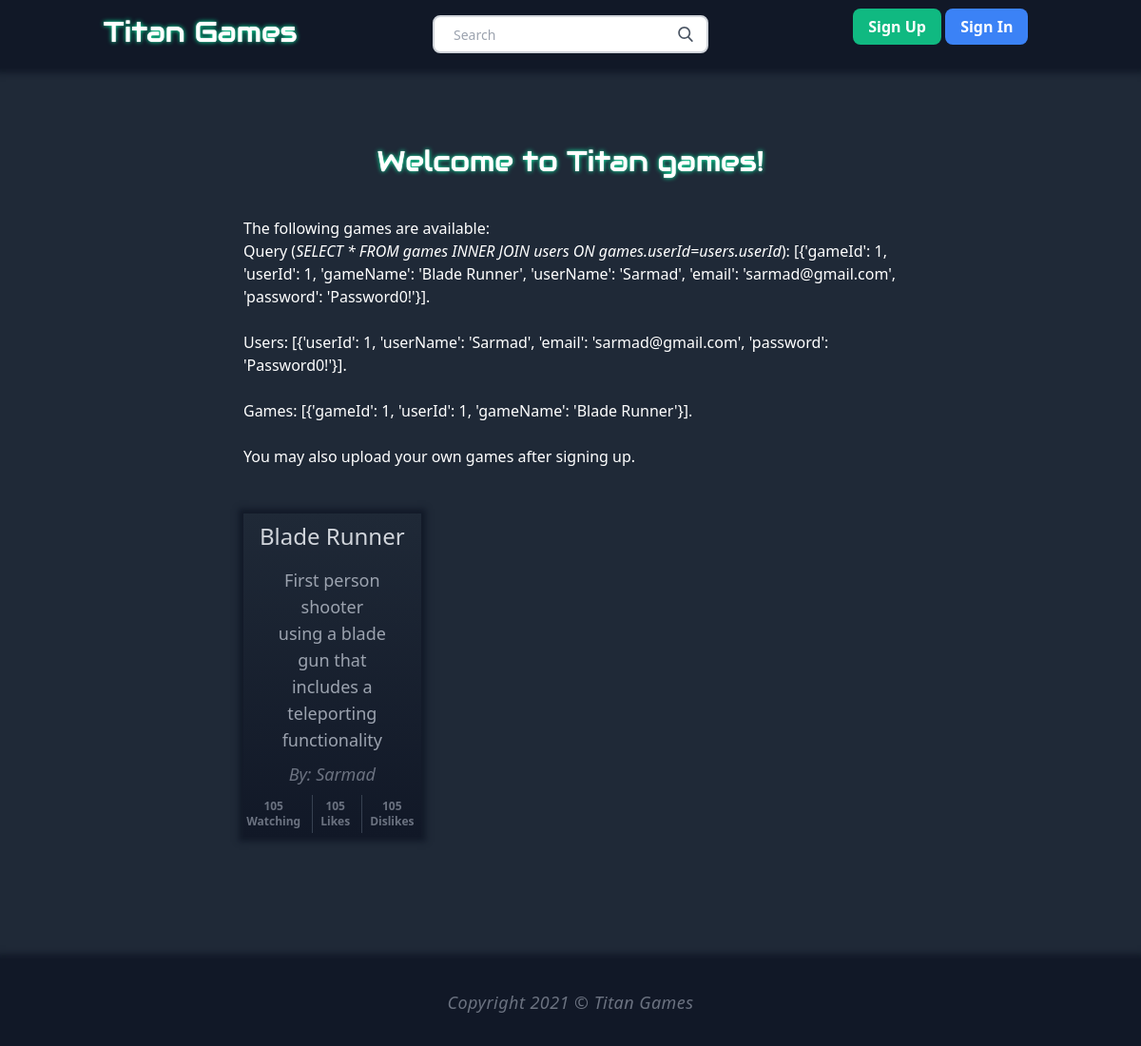
Before: / with the older database file.
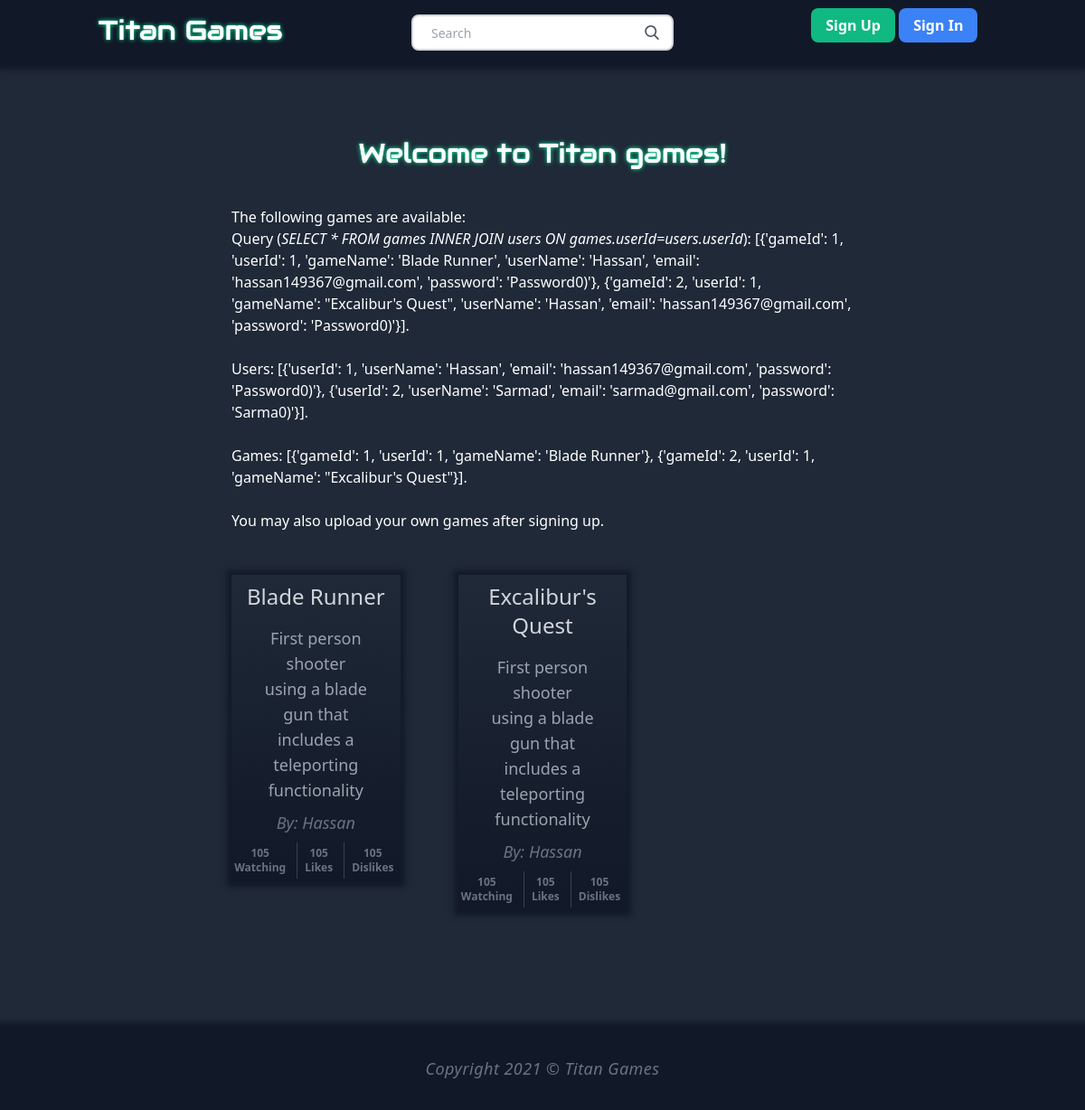
After: the same page with the newer database file.
### tables this page shows
CREATE TABLE games (
  gameId INTEGER PRIMARY KEY AUTOINCREMENT,
	userId INTEGER,
	gameName TEXT NOT NULL,
  FOREIGN KEY(userId) REFERENCES users(userId)
);

CREATE TABLE users (
  userId INTEGER PRIMARY KEY AUTOINCREMENT,
  userName TEXT NOT NULL,
  email TEXT UNIQUE NOT NULL,
  password TEXT NOT NULL
);

### app.py (the view)
@app.route("/")
def home_page():
    users = query_db('SELECT * FROM users')
    games = query_db('SELECT * FROM games')
    query = query_db('SELECT * FROM games INNER JOIN users ON games.userId=users.userId')
    return render_template('index.html', users=users, games=games, query=query)

### app.py (called while the page is built)
def get_db():
    db = getattr(g, '_database', None)
    if db is None:
        db = g._database = sqlite3.connect(DATABASE)
    def make_dicts(cursor, row):
        return dict((cursor.description[idx][0], value)
                    for idx, value in enumerate(row))
    db.row_factory = make_dicts
    return db

def query_db(query, args=(), one=False):
    cur = get_db().execute(query, args)
    rv = cur.fetchall()
    cur.close()
    return (rv[0] if rv else None) if one else rv

@app.teardown_appcontext
def close_connection(exception):
    db = getattr(g, '_database', None)
    if db is not None:
        db.close()

### templates/index.html (shortened to what this page needs)
{% extends "base.html" %}
{% block head %}
  {{ super() }}
{% endblock %}
{% block content %}
  <div class="mx-64" style="">
    <div class="">
      {% if 'user' in session and session['user'] %}
			  <h2 class="title text-3xl text-center mb-10">Welcome to Titan games {{session['user']['userName']}}!</h2>
			{% else %}
			  <h2 class="title text-3xl text-center mb-10">Welcome to Titan games!</h2>
      {% endif %}
			<p class="card-text">The following games are available:<br>
				Query (<em>SELECT * FROM games INNER JOIN users ON games.userId=users.userId</em>): {{query}}.  <br> <br>
				Users: {{users}}.  <br> <br>
				Games: {{games}}.  <br> <br>
				You may also upload your own games after signing up.
			</p>
				<div class="grid grid-cols-3 text-center gap-x-16">
				{% for item in query %}
					<a href="/play_game/{{item['gameId']}}">
						<div class="bg-gradient-to-t from-gray-900 to-gray-800 shadow-outline my-12" style="box-shadow: 0 0 6px 5px rgba(17,24,39,0.9);">
							<p class="text-gray-300 text-2xl my-2">{{item['gameName']}}</p>
							<p class="text-gray-400 text-lg max-w-sm px-9 py-2">First person shooter using a blade gun that includes a teleporting functionality</p>
							<p class="text-lg text-gray-500 italic">By: {{item['userName']}}</p>
							<div class="text-gray-500 text-xs flex p-1 font-semibold justify-center my-1">
								<span class="mr-1 p-1 px-2 font-bold">105 Watching</span>
								<span class="mr-1 p-1 px-2 font-bold border-l border-gray-700">105 Likes</span>
								<span class="mr-1 p-1 px-2 font-bold border-l border-gray-700">105 Dislikes</span>
							</div>
						</div>
					</a>
				{% endfor %}
				</div>
    </div>
  </div>
{% endblock %}

### templates/base.html (shortened to what this page needs)
<!DOCTYPE html>
<html lang="en">
<head>
	{% block head %}
	<link href="https://unpkg.com/tailwindcss@^2/dist/tailwind.min.css" rel="stylesheet">
	{% endblock %}
</head>
<body class="text-white bg-gray-800 flex flex-col min-h-full">
	<div class="grid grid-cols-3 content-center text-center bg-gray-900 p-4 text-white mb-20" style="box-shadow: 0 0 6px 5px rgba(17,24,39,0.9);">
		<a class="title text-3xl" href="/">Titan Games</a>
	  <form class="relative mx-auto text-gray-600" method="post" action="/index.html">
			<input class="border-2 border-gray-300 bg-white h-10 px-5 pr-16 rounded-lg text-sm focus:outline-none" type="search" name="search" placeholder="Search">
			<button type="submit" class="absolute right-0 top-0 mt-3 mr-4">
			</button>
		</form>
		<div class="">
			{% if 'user' in session %}
			<a class="bg-green-500 font-bold py-2 px-4 rounded-lg" href="/user">Upload Game</a>
			<a class="bg-yellow-400 text-gray-900 font-bold py-2 px-4 rounded-lg" href="/logout">Log Out</a>
			{% else %}
			<a class="bg-green-500 font-bold py-2 px-4 rounded-lg" href="signup">Sign Up</a>
			<a class="bg-blue-500 font-bold py-2 px-4 rounded-lg" href="signin">Sign In</a>
			{% endif %}
		</div>
	</div>
	{% block content %} {% endblock %}
	<footer class="text-lg bg-gray-900 text-gray-500 text-center tracking-wide italic p-8 mt-20" style="box-shadow: 0 0 6px 5px rgba(17,24,39,0.9);">
		Copyright 2021 &copy; Titan Games
	</footer>
</body>
</html>

### templates/base.html (style rules this page uses)
.title { text-shadow: 3px 3px #111827; font-family: 'Audiowide', sans-serif; text-shadow: 0 0 1px #fff, 0 0 5px #0fa; }
input { color: #333; border-radius: 0.25rem; padding: 0.3rem; }

Changed rows visible on the page:
changed through a linked row, games "Blade Runner": userName "Sarmad" → "Hassan"
added games: gameName "Excalibur's Quest", userName "Hassan"
Other visible differences:
{{ query }}: "[{'gameId': 1, 'userId': 1, 'gameName': 'Blade Runner', 'userName': 'Sarmad', 'email': 'sarmad@gmail.com', 'password': 'Password0!'}]" → "…'gameName': 'Blade Runner', 'userName': 'Hassan', 'email': 'hassan149367@gmail.com', 'password': 'Password0)'}, {'gameId': 2, 'userId': 1, 'gameName': \"Excalibur's Quest\", 'userName': 'Hassan', 'email': 'hassan149367@gmail.com', 'password': 'Password0)'}]"
{{ users }}: "[{'userId': 1, 'userName': 'Sarmad', 'email': 'sarmad@gmail.com', 'password': 'Password0!'}]" → "[{'userId': 1, 'userName': 'Hassan', 'email': 'hassan149367@gmail.com', 'password': 'Password0)'}, {'userId': 2, 'userName': 'Sarmad', 'email': 'sarmad@gmail.com', 'password': 'Sarma0)'}]"
{{ games }}: "[{'gameId': 1, 'userId': 1, 'gameName': 'Blade Runner'}]" → "[{'gameId': 1, 'userId': 1, 'gameName': 'Blade Runner'}, {'gameId': 2, 'userId': 1, 'gameName': \"Excalibur's Quest\"}]"
